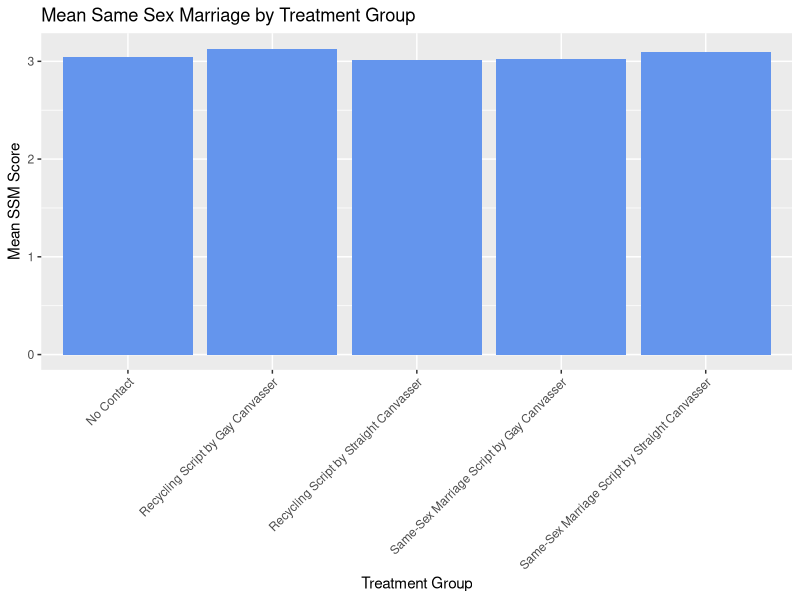

Recreate this plot in R.
## ---- chunk 1

#loading tidyverse
##install.packages("tidyverse")
library(tidyverse)

#read csv
gay <- read.csv("Data/Raw/gay.csv")

#calculate unique values
unique_value <- length(unique(gay$study))
print(unique_value)

#identify treatment conditions
treatment_cond <- unique(gay$treatment)
print(treatment_cond)

## ---- chunk 2

#filter gay
gay_clean <- gay %>% 
  filter(study == 1, 
        wave == 1)
ssm <- gay_clean %>% 
  group_by(treatment) %>% 
  summarize(ssm_mean = mean(ssm, na.rm = TRUE))
print(ssm)

## ---- chunk 3

#calculate sd
sd <- gay_clean %>% 
  group_by(treatment) %>% 
  summarize(ssm_sd = sd(ssm, na.rm = TRUE))
print(sd)
## ---- chunk 4

#create a bar plot of the mean ssm by treatment
ggplot(ssm, aes(x = treatment, y = ssm_mean)) +
  geom_col(fill = "cornflowerblue") +
  labs(title = "Mean Same Sex Marriage by Treatment Group",
       x = "Treatment Group",
       y = "Mean SSM Score") +
    theme(axis.text.x = element_text(angle = 45, hjust = 1))


## ---- chunk 5

#filter gay
## ---- chunk 6

#filter gay
## ---- chunk 7

#filter gay
## ---- chunk 8

#filter gay
## ---- chunk 9

#filter gay
